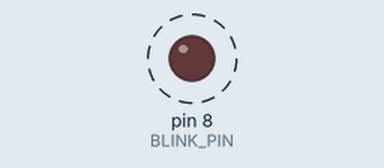
This sketch was run on a simulated Arduino Uno, built with avr-gcc and run on an emulated ATmega328P. Parts: output pins drawn as LEDs (lit = HIGH). Dashed ring = blinking. What the sketch prints to the serial monitor is not drawn.

Above: at 0.07 s.
Timing chart, 0 to 3.0 s (numbered marks = the images above):
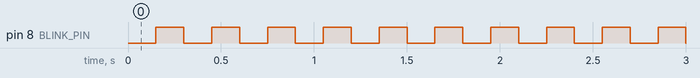

The sketch:

scheduler-example.ino
```cpp
#include "src/BlinkTask.h"
#include "src/PrintTask.h"
#include "src/Scheduler.h"

#define BLINK_PIN 8

#define SCHED_PERIOD 50
#define BLINK_PERIOD 150
#define PRINT_PERIOD 500

Scheduler sched;

void setup() {
    Serial.begin(9600);
    sched.init(SCHED_PERIOD);

    Task *t0 = new BlinkTask(BLINK_PIN);
    t0->init(BLINK_PERIOD);

    Task *t1 = new PrintTask();
    t1->init(PRINT_PERIOD);

    sched.addTask(t0);
    sched.addTask(t1);
}

void loop() {
    sched.schedule();
}
```

BlinkTask.cpp
```cpp
#include "BlinkTask.h"

BlinkTask::BlinkTask(int pin)
{
  this->pin = pin;
}

void BlinkTask::init(int period)
{
  Task::init(period);
  led = new Led(pin);
  state = OFF;
}

void BlinkTask::tick()
{
  switch (state)
  {
  case OFF:
    led->switchOn();
    state = ON;
    break;
  case ON:
    led->switchOff();
    state = OFF;
    break;
  }
}
```

BlinkTask.h
```cpp
#ifndef __BLINKTASK__
#define __BLINKTASK__

#include "Task.h"
#include "Led.h"

class BlinkTask: public Task {

  int pin;
  Light* led;
  enum { ON, OFF} state;

public:

  BlinkTask(int pin);
  void init(int period);
  void tick();
};

#endif
```

Led.cpp
```cpp
#include "Led.h"
#include "Arduino.h"

Led::Led(int pin){
  this->pin = pin;
  pinMode(pin,OUTPUT);
}

void Led::switchOn(){
  digitalWrite(pin,HIGH);
}

void Led::switchOff(){
  digitalWrite(pin,LOW);
};
```

Led.h
```cpp
#ifndef __LED__
#define __LED__

#include "Light.h"

class Led: public Light {
public:
  Led(int pin);
  void switchOn();
  void switchOff();
private:
  int pin;
};

#endif
```

Light.h
```cpp
#ifndef __LIGHT__
#define __LIGHT__

class Light {
public:
  virtual void switchOn() = 0;
  virtual void switchOff() = 0;
};

#endif
```

PrintTask.cpp
```cpp
#include "PrintTask.h"

#include "Arduino.h"

void PrintTask::init(int period) {
    Task::init(period);
    count = 0;
}

void PrintTask::tick() {
    count++;
    Serial.println("count " + String(count) + " millis: " + String(millis()));
}
```

PrintTask.h
```cpp
#ifndef __PRINTTASK__
#define __PRINTTASK__

#include "Task.h"

class PrintTask : public Task
{

  int count;

public:
  void init(int period);
  void tick();
};

#endif
```

Scheduler.cpp
```cpp
#include "Scheduler.h"

void Scheduler::init(int basePeriod)
{
  this->basePeriod = basePeriod;
  timer.setupPeriod(basePeriod);
  nTasks = 0;
}

bool Scheduler::addTask(Task *task)
{
  if (nTasks < MAX_TASKS - 1)
  {
    taskList[nTasks] = task;
    nTasks++;
    return true;
  }
  else
  {
    return false;
  }
}

void Scheduler::schedule()
{
  timer.waitForNextTick();
  for (int i = 0; i < nTasks; i++)
  {
    if (taskList[i]->updateAndCheckTime(basePeriod))
    {
      taskList[i]->tick();
    }
  }
}
```

Scheduler.h
```cpp
#ifndef __SCHEDULER__
#define __SCHEDULER__

#include "Timer.h"
#include "Task.h"

#define MAX_TASKS 10

class Scheduler
{
  int basePeriod;
  int nTasks;
  Task *taskList[MAX_TASKS];
  Timer timer;

public:
  void init(int basePeriod);
  virtual bool addTask(Task *task);
  virtual void schedule();
};

#endif
```

Task.h
```cpp
#ifndef __TASK__
#define __TASK__

#include <Arduino.h>

class Task
{
  int taskPeriod;
  int timeElapsed;

public:
  virtual void init(int period)
  {
    taskPeriod = period;
    timeElapsed = 0;
  }

  virtual void tick() = 0;

  bool updateAndCheckTime(int basePeriod)
  {
    timeElapsed += basePeriod;
    if (timeElapsed >= taskPeriod)
    {
      timeElapsed = 0;
      return true;
    }
    else
    {
      return false;
    }
  }
};

#endif
```

Timer.cpp
```cpp
#include "Timer.h"
#include "Arduino.h"
#include <TimerOne.h>

volatile bool timerFlag = false;

void timerHandler()
{
  timerFlag = true;
}

Timer::Timer()
{
  timerFlag = false;
  Timer1.detachInterrupt();
}

/* period in ms */
void Timer::setupPeriod(int period)
{
  Timer1.initialize(period * 1000L);
  Timer1.attachInterrupt(timerHandler);
}

void Timer::waitForNextTick()
{
  /* wait for timer signal */
  while (!timerFlag)
  {
  }
  timerFlag = false;
}
```

Timer.h
```cpp
#ifndef __TIMER__
#define __TIMER__

class Timer
{

public:
  Timer();
  void setupPeriod(int period);
  void waitForNextTick();
};

#endif
```

Measured:
- by itself, pin 8 (BLINK_PIN): alternates HIGH for 0.15 s and LOW for 0.15 s
